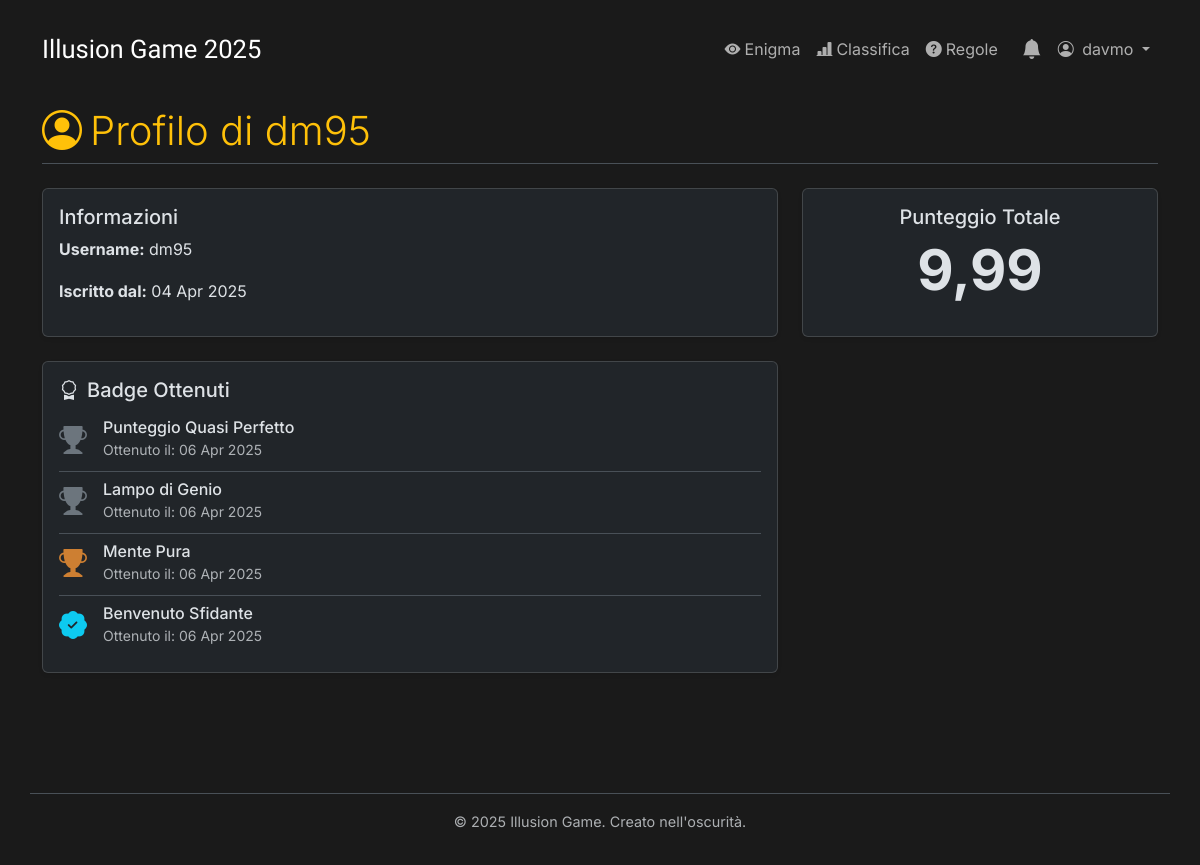
The app's page /profilo/dm95/ (signed in) with its own data.
### enigmas/models.py (models this page shows, shortened)
class UserBadge(models.Model):
    utente = models.ForeignKey(User, on_delete=models.CASCADE)
    badge = models.ForeignKey(Badge, on_delete=models.CASCADE)
    data_ottenimento = models.DateTimeField(auto_now_add=True) # Data in cui è stato ottenuto
    class Meta:
        unique_together = ('utente', 'badge')
        ordering = ['-data_ottenimento']
        verbose_name = "Badge Utente"
        verbose_name_plural = "Badges Utenti"

class Badge(models.Model):
    nome = models.CharField(max_length=100, unique=True)
    descrizione = models.TextField(help_text="Cosa bisogna fare per ottenere questo badge?")
    rarita = models.CharField(max_length=20, choices=[('Comune', 'Comune'), ('Bronzo', 'Bronzo'), ('Argento', 'Argento'), ('Oro', 'Oro')], default='Bronzo') # Esempio di rarità
    class Meta:
        ordering = ['nome']
        verbose_name = "Badge"
        verbose_name_plural = "Badges"

### enigmas/views.py (the view)
# urls.py: path('profilo/<str:username>/', views.profile_view, name='profile_view'),
def profile_view(request, username):
    profile_user = get_object_or_404(User, username=username)
    punteggio_totale_obj = RispostaUtente.objects.filter(
        utente=profile_user,
        is_corretta=True
    ).aggregate(punteggio_totale=Sum('punteggio'))
    punteggio_totale = punteggio_totale_obj['punteggio_totale'] or 0
    badges_utente = UserBadge.objects.filter(utente=profile_user).select_related('badge')
    context = {
        'profile_user': profile_user,
        'punteggio_totale': punteggio_totale,
        'badges': badges_utente, # <-- Passiamo i badge al template
    }
    return render(request, 'enigmas/profile_detail.html', context)

### enigmas/context_processors.py (called while the page is built)
def unread_notifications_count(request):
    count = 0
    if request.user.is_authenticated:
        count = Notifica.objects.filter(utente=request.user, letta=False).count()
    return {'unread_notifications_count': count}

### enigmas/templates/enigmas/profile_detail.html (shortened to what this page needs)
{% extends 'enigmas/base.html' %}
{% load static %}
{% block content %}
    <h2 class="border-bottom pb-2 mb-4 display-6">
        <i class="bi bi-person-circle me-2"></i>Profilo di {{ profile_user.username }}
    </h2>
    <div class="row">
        <div class="col-md-8">
            <div class="card shadow-sm mb-4">
                <div class="card-body">
                    <h4 class="card-title fs-5">Informazioni</h4>
                    <p><strong>Username:</strong> {{ profile_user.username }}</p>
                    <p><strong>Iscritto dal:</strong> {{ profile_user.date_joined|date:"d M Y" }}</p>
                </div>
            </div>
            <div class="card shadow-sm mb-4">
               <div class="card-body">
                   <h4 class="card-title fs-5"><i class="bi bi-award me-2"></i>Badge Ottenuti</h4>
                   {% if badges %}
                       <div class="list-group list-group-flush">
                           {% for user_badge in badges %}
                               <div class="list-group-item d-flex align-items-center bg-transparent px-0">
                                   <span class="me-3 fs-3">
                                       {% if user_badge.badge.rarita == 'Oro' %}
                                           <i class="bi bi-trophy-fill text-warning" title="Rarità: Oro"></i>
                                       {% elif user_badge.badge.rarita == 'Argento' %}
                                           <i class="bi bi-trophy-fill text-secondary" title="Rarità: Argento"></i>
                                       {% elif user_badge.badge.rarita == 'Bronzo' %}
                                           <i class="bi bi-trophy-fill" style="color:#cd7f32;" title="Rarità: Bronzo"></i>
                                       {% else %}
                                            <i class="bi bi-patch-check-fill text-info" title="Rarità: Comune"></i>
                                       {% endif %}
                                   </span>
                                   <div class="flex-grow-1">
                                       <h6 class="mb-0">{{ user_badge.badge.nome }}</h6>
                                       <small class="text-body-secondary"
                                              data-bs-toggle="tooltip"
                                              data-bs-placement="top"
                                              title="{{ user_badge.badge.descrizione }}">
                                           Ottenuto il: {{ user_badge.data_ottenimento|date:"d M Y" }}
                                       </small>
                                   </div>
                               </div>
                           {% endfor %}
                       </div>
                   {% else %}
                       <p class="text-body-secondary"><em>Nessun badge ottenuto finora. Continua a giocare!</em></p>
                   {% endif %}
               </div>
            </div>
        </div>
        <div class="col-md-4">
             <div class="card shadow-sm mb-4">
                <div class="card-body text-center">
                    <h4 class="card-title fs-5">Punteggio Totale</h4>
                    <p class="display-4 fw-bold">{{ punteggio_totale|floatformat:2 }}</p>
                </div>
             </div>
        </div>
    </div>
{% endblock %}

### enigmas/templates/enigmas/base.html (shortened to what this page needs)
{% load static %}
<!DOCTYPE html>
<html lang="it" data-bs-theme="dark">
<head>
    <link href="https://cdn.jsdelivr.net/npm/bootstrap@5.3.3/dist/css/bootstrap.min.css" rel="stylesheet">
    <link rel="stylesheet" href="{% static 'enigmas/css/style.css' %}">
    <link rel="stylesheet" href="https://cdn.jsdelivr.net/npm/bootstrap-icons@1.11.3/font/bootstrap-icons.min.css">
</head>
<body class="d-flex flex-column">
    <nav class="navbar navbar-expand-lg navbar-custom">
        <div class="container">
            <a class="navbar-brand navbar-brand-custom" href="{% url 'enigma_view' %}">
                Illusion Game 2025
            </a>
            <div class="collapse navbar-collapse" id="navbarNavContent">
                <ul class="navbar-nav ms-auto mb-2 mb-lg-0 align-items-center">
                    {% if user.is_authenticated %}
                        <li class="nav-item"> <a class="nav-link {% if request.resolver_match.url_name == 'enigma_view' %}active{% endif %}" href="{% url 'enigma_view' %}"><i class="bi bi-eye-fill me-1"></i>Enigma</a> </li>
                        <li class="nav-item"> <a class="nav-link {% if request.resolver_match.url_name == 'classifica' %}active{% endif %}" href="{% url 'classifica' %}"><i class="bi bi-bar-chart-line-fill me-1"></i>Classifica</a> </li>
                        <li class="nav-item"> <a class="nav-link " href="{% url 'regole_punteggio' %}"><i class="bi bi-question-circle-fill me-1"></i>Regole</a> </li>
                        <li class="nav-item d-none d-lg-block notification-bell-desktop">
                            <a class="nav-link position-relative px-2 {% if request.resolver_match.url_name == 'lista_notifiche' %}active{% endif %}"
                               href="{% url 'lista_notifiche' %}"
                               title="Notifiche">
                                 <i class="bi bi-bell-fill fs-5"></i>
                             </a>
                        </li>
                        <li class="nav-item dropdown">
                            <a class="nav-link dropdown-toggle" href="#" role="button" data-bs-toggle="dropdown" aria-expanded="false">
                                <i class="bi bi-person-circle me-1"></i> {{ user.username }}
                            </a>
                        </li>
                    {% else %}
                        <li class="nav-item">
                            <a class="nav-link {% if request.resolver_match.url_name == 'login' %}active{% endif %}" href="{% url 'login' %}"><i class="bi bi-box-arrow-in-right me-1"></i>Login</a>
                        </li>
                    {% endif %}
                </ul>
            </div>
        </div>
    </nav>
    <div class="container mt-4 mb-5 flex-grow-1">
        {% block content %}{% endblock %}
    </div>
    <footer class="container text-center text-body-secondary py-3 border-top">
        <p>&copy; {% now "Y" %} Illusion Game. Creato nell'oscurità.</p>
    </footer>
</body>
</html>

### enigmas/static/enigmas/css/style.css (style rules this page uses)
body { background-color: #1a1a1a; color: #e0e0e0; font-family: 'Courier New', Courier, monospace; margin: 0; padding: 0; line-height: 1.6; }
nav { margin-top: 1rem; }
nav a { color: #b0bec5; text-decoration: none; transition: color 0.3s ease; }
h2, h3 { color: #FFC109; border-bottom: 1px solid #555; padding-bottom: 0.5rem; margin-bottom: 1.5rem; }
footer { text-align: center; margin-top: 3rem; padding: 1.5rem; font-size: 0.9rem; color: #666; border-top: 1px solid #333; }
.navbar-brand-custom { font-family: "Rubik Glitch", system-ui; color: #ffffff !important; font-weight: 400; font-size: 1.6rem; }

### enigmas/templates/enigmas/base.html (style rules this page uses)
body { font-family: 'Inter', sans-serif; background-color: #1a1a1a; display: flex; flex-direction: column; min-height: 100vh; }
.flex-grow-1 { flex-grow: 1; }
.notification-bell-desktop { margin-left: 0.5rem; }

### records on screen
UserBadge: badge.nome "Punteggio Quasi Perfetto", data_ottenimento "06 Apr 2025"
UserBadge: badge.nome "Lampo di Genio", data_ottenimento "06 Apr 2025"
UserBadge: badge.nome "Mente Pura", data_ottenimento "06 Apr 2025"
UserBadge: badge.nome "Benvenuto Sfidante", data_ottenimento "06 Apr 2025"

### other values on screen
{{ user.username }} "davmo"
{{ profile_user.username }} "dm95"
{{ profile_user.date_joined|date:"d M Y" }} "04 Apr 2025"
{{ punteggio_totale|floatformat:2 }} "9,99"
